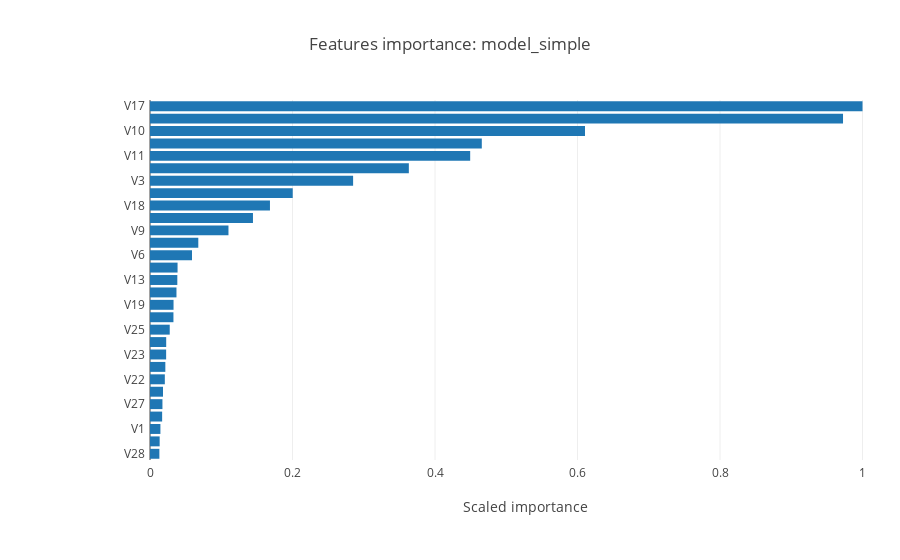
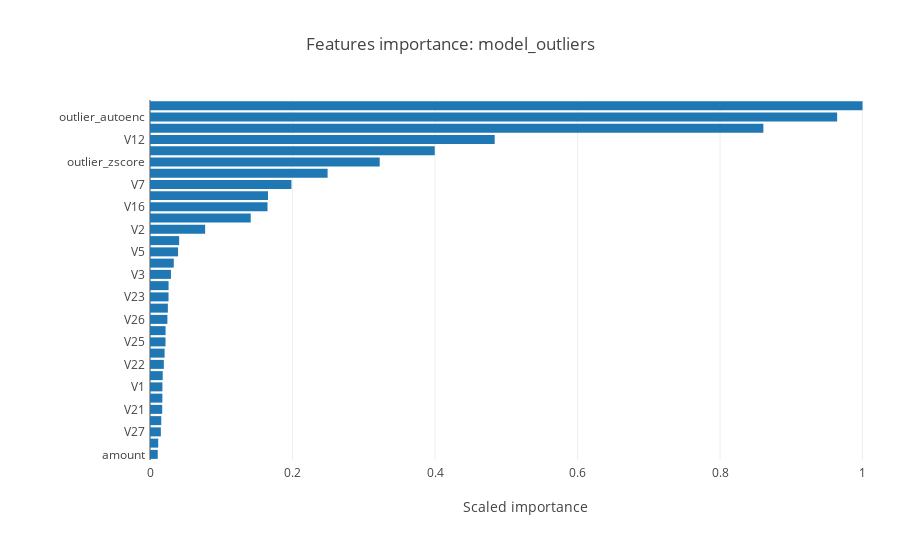
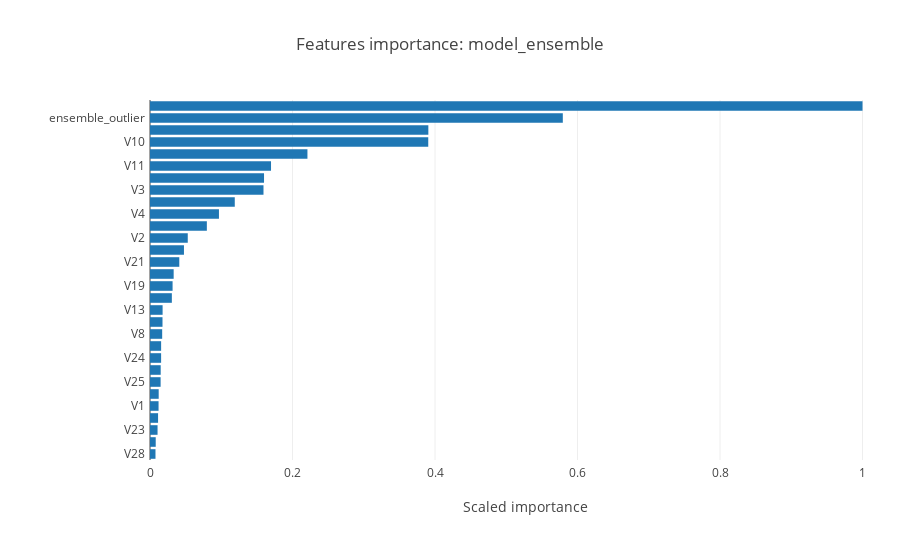

Write notebook code for charts like these, in order.
### Code cell
for m in models:
    datavar = []
    titleimg = 'Features importance: ' + m
    filenamei = titleimg.lower().replace(" ", "_")
    try:
        varimpo_df = models[m].varimp(use_pandas=True)
    except:
        print("Unable to find variable importance for " + m)
    var_y = varimpo_df["variable"]
    var_x = varimpo_df["scaled_importance"]
    datavar.append(go.Bar(y=var_y[::-1],
                          x=var_x[::-1],
                          orientation = 'h'))

    layout = go.Layout(title = titleimg,
                  xaxis = dict(title = 'Scaled importance'),
                  yaxis = dict(title = ' '),
                  barmode='group',
                  margin=go.Margin(l=150,
                                   r=0,
                                   b=100,
                                   t=100,
                                   pad=4)
    )

    fig = go.Figure(data=datavar, layout=layout)
    plotly.offline.iplot(fig, filename=filenamei, image=IMAGE_FORMAT, image_height=IMAGE_HEIGT, image_width=IMAGE_WIDTH)

### Figure 1 — Plotly figure (JSON) as saved in the notebook; plotly's stock layout.template omitted (floating-point values rounded to 4 significant figures)
{"data": [{"orientation": "h", "type": "bar", "x": [0.01316, 0.01355, 0.01461, 0.01704, 0.01746, 0.01825, 0.02081, 0.02153, 0.02265, 0.02273, 0.02769, 0.0329, 0.03304, 0.03715, 0.03834, 0.03868, 0.05894, 0.06779, 0.1101, 0.1445, 0.1684, 0.2003, 0.2851, 0.3633, 0.4494, 0.4657, 0.6105, 0.9727, 1], "y": ["V28", "V24", "V1", "amount", "V27", "V5", "V22", "V20", "V23", "V26", "V25", "V15", "V19", "V8", "V13", "V21", "V6", "V2", "V9", "V7", "V18", "V4", "V3", "V16", "V11", "V12", "V10", "V14", "V17"]}], "layout": {"barmode": "group", "margin": {"b": 100, "l": 150, "pad": 4, "r": 0, "t": 100}, "title": "Features importance: model_simple", "xaxis": {"title": "Scaled importance"}, "yaxis": {"title": " "}}}

### Figure 2 — Plotly figure (JSON) as saved in the notebook; plotly's stock layout.template omitted (floating-point values rounded to 4 significant figures)
{"data": [{"orientation": "h", "type": "bar", "x": [0.01087, 0.01152, 0.01521, 0.01579, 0.01717, 0.01733, 0.01742, 0.01783, 0.01941, 0.02048, 0.02177, 0.02187, 0.02441, 0.02506, 0.02601, 0.02607, 0.02941, 0.03336, 0.03938, 0.04091, 0.07738, 0.1414, 0.1649, 0.1656, 0.1985, 0.2493, 0.3224, 0.3996, 0.4838, 0.8609, 0.9644, 1], "y": ["amount", "outlier_pca", "V27", "V8", "V21", "V28", "V1", "V6", "V22", "V20", "V25", "V24", "V26", "V15", "V23", "V9", "V3", "V13", "V5", "V19", "V2", "V4", "V16", "V18", "V7", "V11", "outlier_zscore", "V17", "V12", "V10", "outlier_autoenc", "V14"]}], "layout": {"barmode": "group", "margin": {"b": 100, "l": 150, "pad": 4, "r": 0, "t": 100}, "title": "Features importance: model_outliers", "xaxis": {"title": "Scaled importance"}, "yaxis": {"title": " "}}}

### Figure 3 — Plotly figure (JSON) as saved in the notebook; plotly's stock layout.template omitted (floating-point values rounded to 4 significant figures)
{"data": [{"orientation": "h", "type": "bar", "x": [0.007702, 0.008029, 0.01059, 0.01133, 0.01201, 0.0122, 0.0149, 0.01502, 0.01559, 0.01561, 0.0171, 0.01754, 0.01768, 0.03066, 0.03169, 0.0332, 0.04112, 0.04766, 0.05299, 0.07979, 0.09677, 0.119, 0.1593, 0.16, 0.1699, 0.221, 0.3905, 0.3906, 0.5794, 1], "y": ["V28", "amount", "V23", "V27", "V1", "V22", "V25", "V26", "V24", "V15", "V8", "V20", "V13", "V6", "V19", "V9", "V21", "V5", "V2", "V18", "V4", "V7", "V3", "V12", "V11", "V16", "V10", "V17", "ensemble_outlier", "V14"]}], "layout": {"barmode": "group", "margin": {"b": 100, "l": 150, "pad": 4, "r": 0, "t": 100}, "title": "Features importance: model_ensemble", "xaxis": {"title": "Scaled importance"}, "yaxis": {"title": " "}}}
